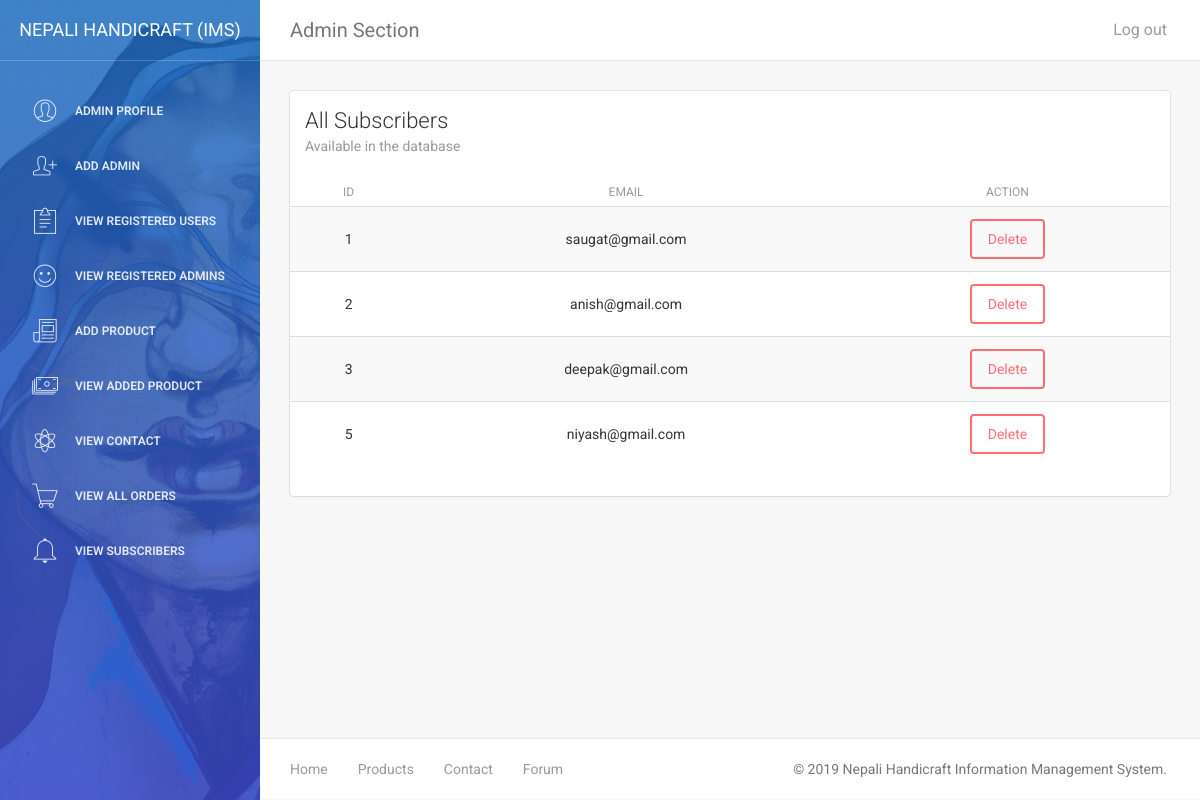
/admin/view-subscribers.php (signed in), run on an earlier commit of the app's database.
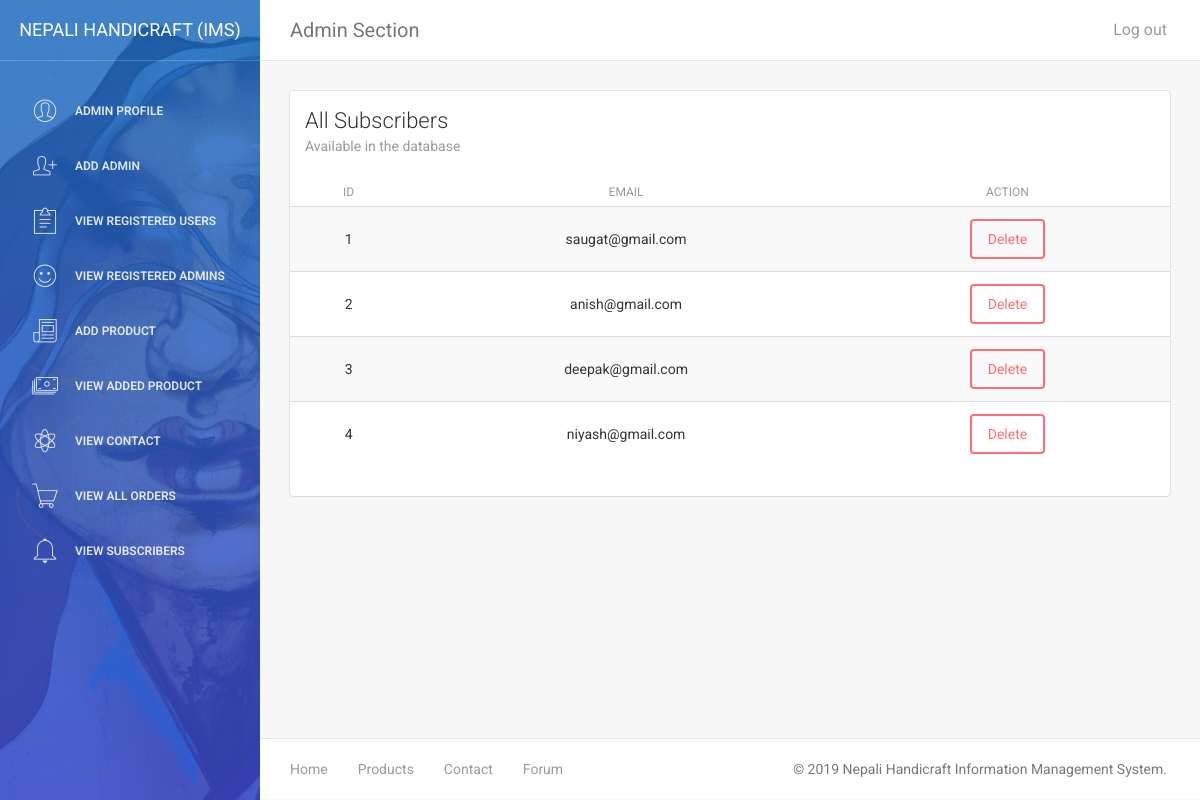
And on a later commit of the database.
### tables this page shows
CREATE TABLE `tbl_subscriber` (
  `s_id` int(11) NOT NULL,
  `s_email` varchar(50) NOT NULL
);

### includes/dbConnection.php (called while the page is built, shortened)
<?php
class Connection
{
    private $host;
    private $user;
    private $password;
    private $database;
    private $connect;
    public function __construct()
    {
        $this->host = "localhost";
        $this->user = "root";
        $this->password = "";
        $this->database = "00174648_devishbaidawarchhetri_cp";
    }
    public function getConnection()
    {
        $this->connect = new mysqli($this->host,$this->user,$this->password,$this->database);
        if($this->connect->connect_error)
        {
            die("Error :" .$this->connect->error);
        }
        else
        {
            return $this->connect;
        }
    }
    public function getData($sql)
    {
        $data = [];
        $result = $this->connect->query($sql);
        if($result->num_rows > 0)
        {
            while($row = $result->fetch_assoc())
            {
                $data[] = $row;
            }
        }
        else
        {
            echo "No data found";
        }
        return $data;
    }
}

### classes/subscribe.class.php (called while the page is built, shortened)
<?php
    require "../includes/dbConnection.php";
    Class Subscribe extends Connection
    {
        private $connect;
        public function __construct(){
            $this->connect = new Connection();
        }
        public function selectSubscriber(){
            return $this->connect->getData("SELECT * FROM `tbl_subscriber`");
        }
    }
?>

### admin/view-subscribers.php (the view, shortened to what this page needs)
<?php
    require '../classes/subscribe.class.php';
    $subscribe = new Subscribe();
    $data = $subscribe->selectSubscriber();
?>
<!doctype html>
<html lang="en">
<head>
    <link href="assets/css/bootstrap.min.css" rel="stylesheet" />
    <link href="assets/css/animate.min.css" rel="stylesheet"/>
    <link href="assets/css/light-bootstrap-dashboard.css?v=1.4.0" rel="stylesheet"/>
    <link href="assets/css/demo.css" rel="stylesheet" />
    <link href="http://maxcdn.bootstrapcdn.com/font-awesome/4.2.0/css/font-awesome.min.css" rel="stylesheet">
    <link href="assets/css/pe-icon-7-stroke.css" rel="stylesheet" />
</head>
<body>
<div class="wrapper">
    <?php include 'admin-sidebar.php'; ?>
    <div class="main-panel">
		<?php include 'admin-nav.php'; ?>
        <div class="content">
            <div class="container-fluid">
                <div class="row">
                    <div class="col-md-12">
                        <div class="card">
                            <div class="header">
                                <h4 class="title">All Subscribers</h4>
                                <p class="category">Available in the database</p>
                            </div>
                            <div class="content table-responsive table-full-width">
                                <table class="table table-hover table-striped">
                                    <thead>
                                        <th>ID</th>
                                    	<th>Email</th>
                                        <th>Action</th>
                                    </thead>
                                    <tbody>
                                    <?php foreach ($data as $details) { ?>
                                        <tr>
                                        	<td><?php echo $details['s_id']; ?></td>
                                            <td><?php echo $details['s_email']; ?></td>
								            <td><a href="../actions/subscriberDelete-action.php?delete=<?php echo $details['s_id']; ?>" class="btn btn-danger" onclick="Javascript: return confirm('Are you sure you want to delete?');" name="productDelete">Delete</a></td>
                                        </tr>
                                    <?php } ?>
                                    </tbody>
                                </table>
                            </div>
                        </div>
                    </div>
                </div>
            </div>
        </div>
        <?php include 'admin-footer.php'; ?>
    </div>
</div>
</body>
</html>

What changed in the data, as far as the page shows it:
removed tbl_subscriber: s_id "5", s_email "niyash@gmail.com"
added tbl_subscriber: s_id "4", s_email "niyash@gmail.com"
